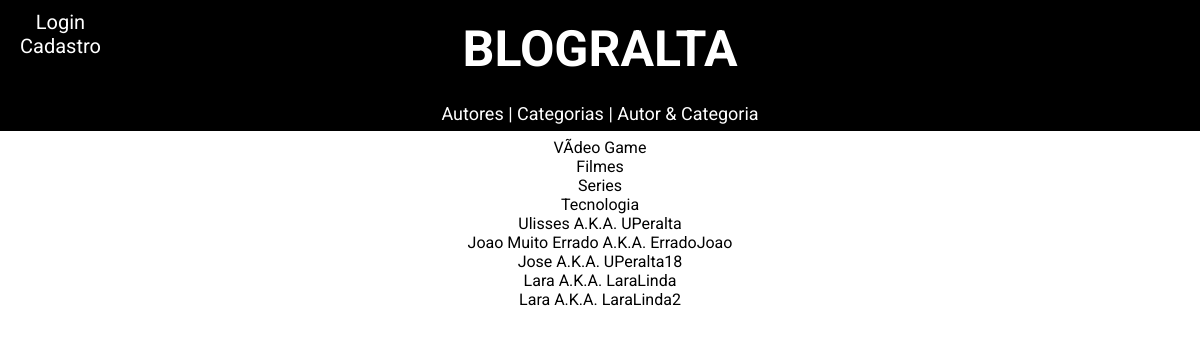
The app's page /cats.php with its own data.
### tables this page shows
CREATE TABLE `categoria` (
  `id_categoria` int(11) NOT NULL,
  `titulo` varchar(100) NOT NULL,
  `descricao` text NOT NULL
);

CREATE TABLE `autor` (
  `id_autor` int(4) NOT NULL,
  `nome` varchar(100) NOT NULL,
  `email` varchar(100) NOT NULL,
  `usuario` varchar(100) NOT NULL,
  `senha` varchar(50) NOT NULL
);

### cats.php (the view, shortened to what this page needs)
<!DOCTYPE html>
<html>
<head>
	<link rel="stylesheet" type="text/css" href="./estilo.css">
</head>
<body>
	<?php require('./head.php'); ?>
	<div id="conteudo">
		<?php
			$resultados = $bd->query("SELECT * FROM categoria");
			if($resultados ->num_rows > 0)
				while ($categoria = $resultados->fetch_object())
				{
					echo '<a href="./cats_exibir.php?categoria='.$categoria->titulo.'">'.$categoria->titulo.'</a> <br/>';
				}
			$resultados = $bd->query("SELECT * FROM autor");
			if($resultados ->num_rows > 0)
				while ($autor = $resultados->fetch_object())
				{
					echo '<a href="./profile.php?autor='.$autor->usuario.'">'.$autor->nome.' A.K.A. '.$autor->usuario.'</a><br/>';
				}
		?>
	</div>
</body>
</html>

### head.php
<div id="head">
	<div id="infos">
		<?php
			require('./conexao.php');
			if(empty($_COOKIE['login']))
			{
				echo '<a href="./login.php">Login</a><br />
						<a href="./cadastro.php">Cadastro</a>';
			}
			else
			{
				$login_cookie = $_COOKIE['login'];
				$autorSQL = mysqli_fetch_array($bd->query("SELECT usuario FROM autor WHERE usuario = '$login_cookie'"));
				echo 'Seja bem vindo '.$autorSQL['usuario'].'
						<br /> <a href="./usuario.php">Configurações</a>
						<br /> <a href="./sair.php">Sair</a>';
			}
		?>
	</div>
	<h1><a href="./index.php">BLOGRALTA</a></h1>
	<div id="menu">
		<a href="./autores.php"> Autores </a> |
		<a href="./cats.php"> Categorias </a> |
		<a href="./autor_cat.php"> Autor & Categoria </a>
	</div>
</div>

### estilo.css (style rules this page uses)
body { font-family: 'Roboto', sans-serif; }
a { text-decoration: none; color: black; }
#conteudo { width: 1000px; margin:0 auto; padding-top: 130px; text-align: center; }
#head { width: 100%; height: 100px; border-bottom: 2px solid #FFF; margin:-8px; text-align: center; background: #000; color: #FFF; position: absolute; }
#head a { color: #FFF; }
#head #infos { font-size: 20px; text-align: center; position: absolute; float: left; margin: 10px auto; z-index: 100; color: #FFF; margin-left: 20px; }
#head h1 { z-index: 50; margin: 20px auto; position: relative; float: center; font-size: 50px; }
#head h1 a { color: #FFF; }
#head #menu { height: 23px; background: black; padding: 5px; margin: 0; font-size: 18px; box-sizing: content-box; }

### records on screen
categoria: titulo "VÃ­deo Game"
categoria: titulo "Filmes"
categoria: titulo "Series"
categoria: titulo "Tecnologia"
autor: nome "Ulisses", usuario "UPeralta"
autor: nome "Joao Muito Errado", usuario "ErradoJoao"
autor: nome "Jose", usuario "UPeralta18"
autor: nome "Lara", usuario "LaraLinda"
autor: nome "Lara", usuario "LaraLinda2"
